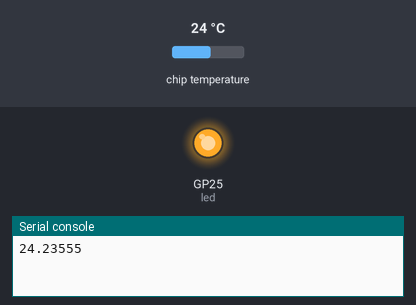
The program below on a simulated Raspberry Pi Pico running MicroPython. Shown: output pins drawn as LEDs (lit = HIGH), the last lines printed to the serial console. Inputs (shaded band) come from the test bench; at power-on: chip temperature 24 °C.

Above: at 1.0 s.
At 3.0 s:
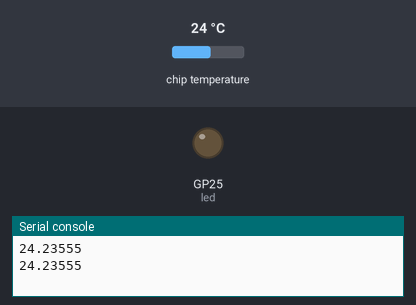
Timing chart, 0 to 5.2 s (numbered marks = the images above):
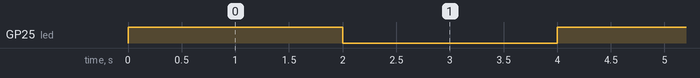

The program:

temperature.py
```python
from machine import Pin
import utime

led = Pin("LED", Pin.OUT)
led.toggle()
sensor_temp = machine.ADC(4)
conversion_factor = 3.3 / (65535)
while True:
   reading = sensor_temp.read_u16() * conversion_factor
   # The temperature sensor measures the Vbe voltage of a biased bipolar diode, connected to the fifth ADC channel
   # Typically, Vbe = 0.706V at 27 degrees C, with a slope of -1.721mV (0.001721) per degree.
   temperature = 27 - (reading - 0.706)/0.001721
   print(temperature)
   utime.sleep(2)
   led.toggle()
```

Measured:
- by itself, GP25 (led): alternates HIGH for 2.0 s and LOW for 2.0 s
